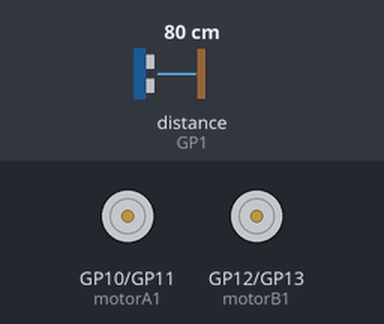
A program run on a simulated Raspberry Pi Pico running MicroPython. Shown: motor-driver pin pairs drawn as motors (green arrow = first pin HIGH = forward, orange = second pin HIGH = backward, longer = more drive). The test bench sets the inputs (shaded band); at power-on: distance to the obstacle (sensor on GP1) 80 cm. The echo pulse lasts 58.3 µs per cm; what the program prints to the serial console is not drawn.

Above: at 0.05 s.
At 1.2 s:
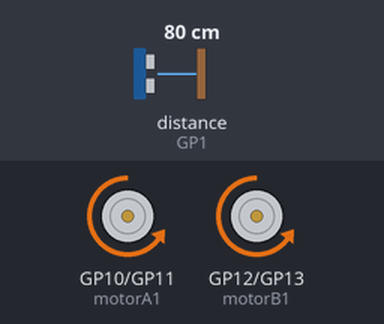
1.3 s: distance to the obstacle (sensor on GP1) set to 33 cm
2.8 s: distance to the obstacle (sensor on GP1) set to 26 cm
At 3.2 s:
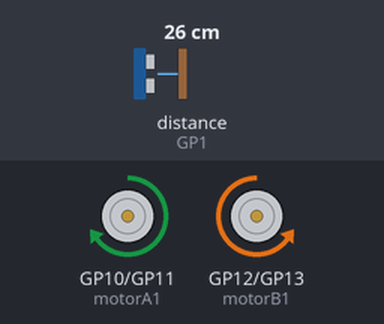
Timing chart, 0 to 5.8 s (numbered marks = the images above; inputs shaded):
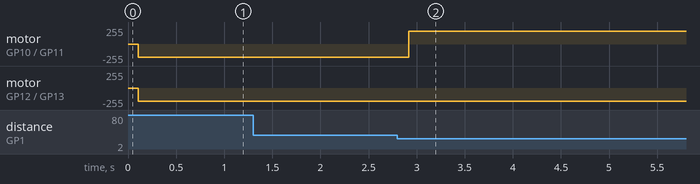

Measured:
- the behaviour switches between 30 and 29 cm on distance to the obstacle (sensor on GP1) (found by bisection; images 1 and 2)
- after the input at 1.3 s, every drawn part: stays the same
- after the input at 2.8 s, motor on GP10 (motorA1) / GP11 (motorA2): backward 195/255 → forward 195/255 after 0.12 s

The program:

31._Obstacle_Avoidance_Car.py
```python
from machine import Pin,PWM
import utime

MotorPinA_1A = 10
MotorPinA_1B = 11
MotorPinB_1A = 12
MotorPinB_1B = 13
motorA1 = PWM(Pin(MotorPinA_1A))
motorA2 = PWM(Pin(MotorPinA_1B))
motorB1 = PWM(Pin(MotorPinB_1A))
motorB2 = PWM(Pin(MotorPinB_1B))
speed = 50000

trig= Pin(0, Pin.OUT)
echo = Pin(1, Pin.IN)

def motor(A1,A2,B1,B2):
        motorA1.duty_u16(A1)
        motorA2.duty_u16(A2)
        motorB1.duty_u16(B1)
        motorB2.duty_u16(B2)

def getDistance(trig, echo):
    trig.low()                    # Generate 10us square wave
    utime.sleep_us(2)
    trig.high()
    utime.sleep_us(10)
    trig.low()

    while echo.value() == 0:
        start = utime.ticks_us()
    while echo.value() == 1:
        end = utime.ticks_us()
    d = (end - start) * 0.0343 / 2
    return d

def loop():
    while True:
        distance = getDistance(trig, echo)   # Get ultrasonic calculation distance
        print("distance：{:.2f} cm".format(distance))
        utime.sleep(0.1)
        if distance < 30:
            motor(speed,0,0,speed)           # Turn left
            utime.sleep(0.3)
        else:
            motor(0,speed,0,speed)          # Go forward

if __name__ == "__main__":
    loop()                                  
```
